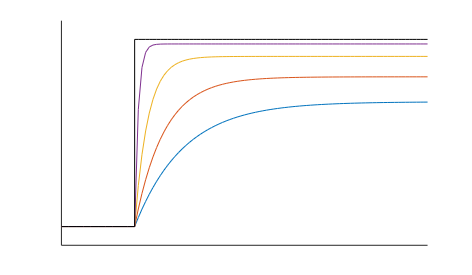

This figure's MATLAB source:
close all ; clear ; clc

s = tf('s');

K = [1 2 5 20];

tp = (-1:0.1:0)';
tt = (0:0.05:4)';
t = [tp ; tt];

u1 = zeros(length(tp),1);
u2 = ones(length(tt),1);
u = [u1 ; u2];

xMat = zeros(length(t),length(K));

for i=1:length(K)

	G = K(i)/(s+0.5);

	F = feedback(G,1);

	[xt,tempo] = step(F,tt);

	xMat(length(tp)+1:end,i) = xt;

end

figure
set(gcf,'PaperUnit','centimeters','PaperPosition',[0 0 12 7],'PaperSize',[12 7])
hold on
plot(t,xMat)
plot(t,u,'k')
set(gca,'ylim',[-0.1 1.1],'xtick',[],'ytick',[])

print(gcf,'-dpdf','../ilustracoes/efeitoGanho.pdf')